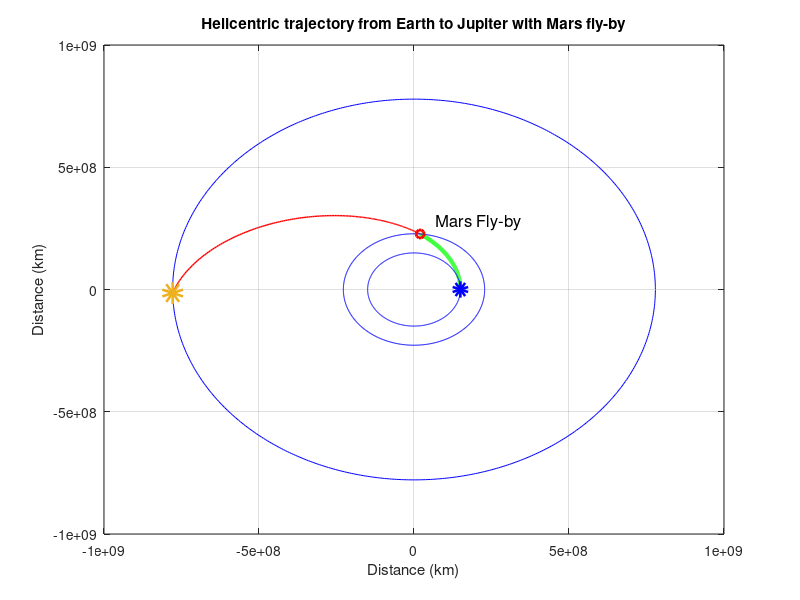

Write the MATLAB code that produced this figure.
% Name: Bindi Nagda Space Flight HW 7

% Look-up values 
re = 149.6*10^6;        % Radius of Circular Earth Orbit
rm = 227.9*10^6;       % Radius of Circular Mars Orbit
%rm = 5.79*10^7;         % Radius of Mercury
rj = 778.6*10^6;        % Radius of Circular Jupiter Orbit
rjup = 71490;           % Radius of Jupiter
ue = 398600;
uj = 126686*10^3;
um = 42828;
us = 132712*10^6;
rmars = 3396;          % Radius of Mars
%rmer = 2439.7;
tha = 0;                % True anomaly at Earth Departure
thb = 85;               % True anomaly at Mars Arrival
r0 = 600+6378;          % Radius of Earth parking orbit

% First Heliocentric Transfer Orbit
et = (re-rm)/((rm*cosd(thb))-(re*cosd(tha)));  % Eccentricity of first transfer orbit
ht = sqrt(us*re*(1+(et*cosd(tha))));     % Specific angular momentum of first transfer orbit
at = (ht*ht/(us*(1-et^2)));              % Semi-major axis of first transfer orbit
vt1 = us/ht*(1+(et*cosd(thb)));          % Helicentric Tangential Velocity at thb
vr1 = us/ht*(et*sind(thb));              % Heliocentric Radial Velocity at thb

vt0 = us/ht*(1+(et*cos(tha)));           % Helicentric Tangential Velocity at tha
vr0 = us/ht*(et*sin(tha));               % Heliocentric Radial Velocity at tha
vd = sqrt(vt0^2+vr0^2);                  % Heliocentric velocity of spacecraft at Earth departure
ve = sqrt(us/re);                        % Velocity of Earth
dVD = vd - ve;                           % Hyperbolic excess velocity at departure from Earth SOI
v0 = sqrt(dVD^2 + (2*ue/r0));            % Velocity of s/c on departure hyperbola
v_e = sqrt(ue/(r0));                     % Velocity of s/c on parking orbit around Earth
DV1 = abs(v0 - v_e);                     % Injection burn to escape from Earth SOI

% Mars fly-by
% Patch condition for fly-by
vmars = sqrt(us/rm);                     % Velocity of Mars
v_inf_v = vt1 - vmars;                   % Transversal hyperbolic excess velocity in Mars frame of reference
v_inf_s = -vr1;                          % Radial hyperbolic excess velocity in Mars frame of reference
v_inf_m = sqrt(v_inf_v^2+v_inf_s^2);     % Hyperbolic excess velocity at Mars SOI
rp = rmars+100;                           % Periareum altitude for fly-by
eh = 1+((rp*v_inf_m^2)/(um));            % Eccentricity of Mars arrival hyperbola

% Determining sign of turn angle, delta, for trailing side fly-by
if (vr1 > 0)
  delta = 2*asin(1/eh);
else 
  delta  = -2*asin(1/eh);
end

phi1 = atan(v_inf_s/v_inf_v);

% Trailing Side Fly-by
phi2 = phi1 + delta;

% Heliocentric tangential and radial velocity components after Mars fly-by
vt2 = vmars+v_inf_m*cos(phi2);
vr2 = -v_inf_m*sin(phi2);
v2 = sqrt(vt2^2+vr2^2);

% Second Heliocentric Transfer Orbit
h2 = rm*vt2;              % Specific angular momentum of second transfer orbit
th2 = atan(((h2/(vr2*rm))-(us/(vr2*h2)))^-1); % True anomaly on second ...
                                              % transfer orbit after fly-by
e2 = vr2*h2/(us*sin(th2));              % Eccentricity of second transfer orbit
a2 = (h2^2)/(us*(1-e2^2));              % Semi-major axis of second transfer orbit
rp2 = a2*(1-e2);                        % Perihel radius
ra2 = a2*(1+e2);                        % Apohel radius

% True anomaly of s/c at Jupiter arrival on second transfer orbit 
th3 = acos((h2^2/(us*rj)-1)/e2);  

% Heliocentric tangential and radial velocity components at Jupiter Arrival
vt3 = us/h2*(1+(e2*cos(th3)));
vr3 = us/h2*(e2*sin(th3));
va = sqrt(vt3^2+vr3^2);
ga = atan(vr3/vt3);

vjup = sqrt(us/rj);                            % Velocity of Jupiter

dVA = sqrt(va^2 + vjup^2-(2*va*vjup*cos(ga))); % Hyperbolic Excess Velocity 
                                               % at Jupiter SOI

vj_inf_v = vt3 - vjup;            % Heliocentric transversal hyperbolic excess velocity
vj_inf_s = -vr3;                  % Heliocentric radial hyperbolic excess velocity
v_inf_j = sqrt(vj_inf_v^2+vj_inf_s^2); % Excess Hyperbolic Velocity at Jupiter SOI
 
v_j = sqrt(uj/(5*rjup));          % Orbital velocity of 5*jupiter radii
v3 = sqrt(dVA^2+(2*uj)/(5*rjup)); % Velocity on Jupiter arrival hyperbola
DV2 = abs(v_j - v3);              % Injection burn to get to target orbit.. 
                                  % ...from second tranfer orbit
                                    
DVT = DV1+DV2;                    % Total delta-V required

% B-plane targetting  
B = (5*rjup)*(sqrt(1+(2*uj)/(5*rjup*v_inf_j^2)));  % B = Aiming Radius
BT = B*cosd(55);           
BR = B*sind(55);
 
% Plot of first transfer orbit from Earth to Mars 
th = 0:0.01:85*pi/180;
R1 = (ht^2/us)./(1+et*cos(th));
x1 = cos(th).*R1;
y1 = sin(th).*R1;
plot(x1,y1,'g','linewidth',3)
ylim ([-10*10^8 10*10^8]);
grid on
hold on
 
% Calculate offset angle between apse lines of the transfer orbits
t = (thb*pi/180)-th2;

% Plot of second transfer orbit to Jupiter after Mars fly-by
theta = (th2+t):0.01:th3+t;                        % Offset angle included
R2 = (h2^2/us)./(1+e2*cos(theta-t));
x2 = cos(theta).*R2;
y2 = sin(theta).*R2;
plot(x2,y2,'r','linewidth',1)
xlabel('Distance (km)');
ylabel('Distance (km)');
title ('Helicentric trajectory from Earth to Jupiter with Mars fly-by')
 
% Plot circular orbits for Earth, Mercury and Jupiter
thm = 0:0.01:2*pi;
xe = re*cos(thm);
ye = re*sin(thm);
plot(xe,ye,'b')

xm = rm*cos(thm);
ym = rm*sin(thm);
plot(xm,ym,'b')

xj = rj*cos(thm);
yj = rj*sin(thm);
plot(xj,yj,'b')

% Draw the planets
% Earth
ex = re*cos(tha);
ey = re*sin(tha);
scatter(ex,ey,'b','linewidth',6);
%text(ex+50000000, ey, 'Earth', 'Fontsize', 12);

% Mars
mx = rm*cos(85*pi/180);
my = rm*sin(85*pi/180); 
scatter(mx,my,'r','linewidth',2);
text(mx+50000000, my+50000000,'Mars Fly-by', 'Fontsize', 12);

% Jupiter
jx = rj*cos((th3+t));
jy = rj*sin((th3+t)); 
scatter(jx,jy,'o','linewidth',10);
%text(jx+20000000, jy-50000000, 'Jupiter', 'Fontsize', 12);

% Sun
% scatter(0,0,'y','linewidth',29)
